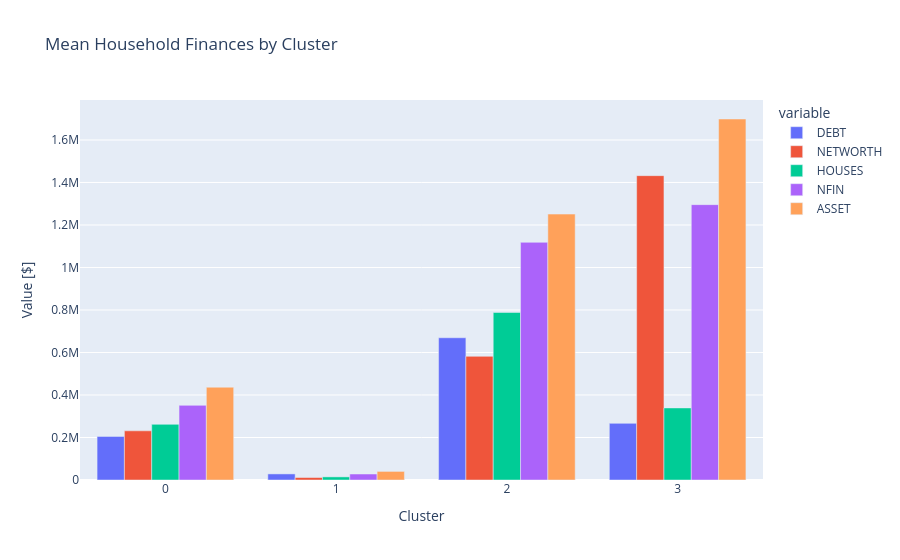

Notebook code for this chart:
### Code cell
# Create grouped bar chart of cluster profiles
fig = px.bar(
    xgb,
    barmode="group",
    title="Mean Household Finances by Cluster"
)
# Set x-axis to "Cluster", y-axis to "Value [$]"
fig.update_layout(xaxis_title="Cluster", yaxis_title="Value [$]")
fig.show()

### Figure 1 — Plotly figure (JSON) as saved in the notebook; plotly's stock layout.template omitted (floating-point values rounded to 4 significant figures)
{"data": [{"alignmentgroup": "True", "hovertemplate": "variable=DEBT<br>index=%{x}<br>value=%{y}<extra></extra>", "legendgroup": "DEBT", "marker": {"color": "#636efa", "pattern": {"shape": ""}}, "name": "DEBT", "offsetgroup": "DEBT", "orientation": "v", "showlegend": true, "textposition": "auto", "type": "bar", "x": [0, 1, 2, 3], "xaxis": "x", "y": [205100.0, 28650.0, 669400.0, 266600.0], "yaxis": "y"}, {"alignmentgroup": "True", "hovertemplate": "variable=NETWORTH<br>index=%{x}<br>value=%{y}<extra></extra>", "legendgroup": "NETWORTH", "marker": {"color": "#EF553B", "pattern": {"shape": ""}}, "name": "NETWORTH", "offsetgroup": "NETWORTH", "orientation": "v", "showlegend": true, "textposition": "auto", "type": "bar", "x": [0, 1, 2, 3], "xaxis": "x", "y": [231400.0, 11770.0, 582000.0, 1432000.0], "yaxis": "y"}, {"alignmentgroup": "True", "hovertemplate": "variable=HOUSES<br>index=%{x}<br>value=%{y}<extra></extra>", "legendgroup": "HOUSES", "marker": {"color": "#00cc96", "pattern": {"shape": ""}}, "name": "HOUSES", "offsetgroup": "HOUSES", "orientation": "v", "showlegend": true, "textposition": "auto", "type": "bar", "x": [0, 1, 2, 3], "xaxis": "x", "y": [261900.0, 14650.0, 788300.0, 339100.0], "yaxis": "y"}, {"alignmentgroup": "True", "hovertemplate": "variable=NFIN<br>index=%{x}<br>value=%{y}<extra></extra>", "legendgroup": "NFIN", "marker": {"color": "#ab63fa", "pattern": {"shape": ""}}, "name": "NFIN", "offsetgroup": "NFIN", "orientation": "v", "showlegend": true, "textposition": "auto", "type": "bar", "x": [0, 1, 2, 3], "xaxis": "x", "y": [351300.0, 28250.0, 1118000.0, 1296000.0], "yaxis": "y"}, {"alignmentgroup": "True", "hovertemplate": "variable=ASSET<br>index=%{x}<br>value=%{y}<extra></extra>", "legendgroup": "ASSET", "marker": {"color": "#FFA15A", "pattern": {"shape": ""}}, "name": "ASSET", "offsetgroup": "ASSET", "orientation": "v", "showlegend": true, "textposition": "auto", "type": "bar", "x": [0, 1, 2, 3], "xaxis": "x", "y": [436500.0, 40420.0, 1251000.0, 1699000.0], "yaxis": "y"}], "layout": {"barmode": "group", "legend": {"title": {"text": "variable"}, "tracegroupgap": 0}, "title": {"text": "Mean Household Finances by Cluster"}, "xaxis": {"anchor": "y", "domain": [0, 1], "title": {"text": "Cluster"}}, "yaxis": {"anchor": "x", "domain": [0, 1], "title": {"text": "Value [$]"}}}}
